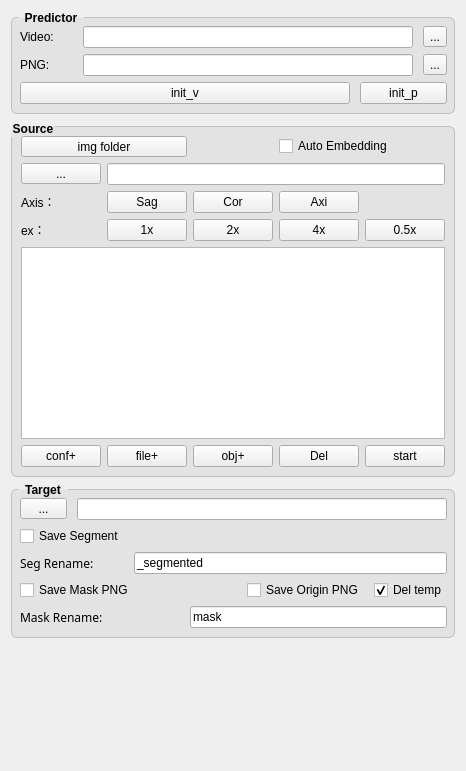
      <widget class="QWidget" name="Files">
       <attribute name="title">
        <string/>
       </attribute>
       <layout class="QVBoxLayout" name="verticalLayout">
        <property name="bottomMargin">
         <number>133</number>
        </property>
        <item>
         <widget class="QGroupBox" name="groupBox_10">
          <property name="sizePolicy">
           <sizepolicy hsizetype="Preferred" vsizetype="Expanding">
            <horstretch>0</horstretch>
            <verstretch>0</verstretch>
           </sizepolicy>
          </property>
          <property name="styleSheet">
           <string notr="true">QGroupBox {
    font: bold;
    border: 1px solid silver;
    border-radius: 6px;
    margin-top: 6px;
	background: #e3e3e3;
}

QGroupBox::title {
    subcontrol-origin: margin;
	subcontrol-position: top left;
    left: 7px;
    padding: 0px 5px 0px 5px;
	font-weight: bold;
}</string>
          </property>
          <property name="title">
           <string>Predictor</string>
          </property>
          <layout class="QHBoxLayout" name="horizontalLayout_8">
           <property name="spacing">
            <number>6</number>
           </property>
           <property name="leftMargin">
            <number>8</number>
           </property>
           <property name="topMargin">
            <number>8</number>
           </property>
           <property name="rightMargin">
            <number>7</number>
           </property>
           <item>
            <layout class="QGridLayout" name="gridLayout_8" columnstretch="1,5,1,0" rowminimumheight="1,1,0" columnminimumwidth="1,1,0,0">
             <property name="rightMargin">
              <number>0</number>
             </property>
             <property name="horizontalSpacing">
              <number>10</number>
             </property>
             <property name="verticalSpacing">
              <number>6</number>
             </property>
             <item row="0" column="3">
              <widget class="QToolButton" name="Button_choose_v_ck_path">
               <property name="sizePolicy">
                <sizepolicy hsizetype="Preferred" vsizetype="Fixed">
                 <horstretch>0</horstretch>
                 <verstretch>0</verstretch>
                </sizepolicy>
               </property>
               <property name="text">
                <string>...</string>
               </property>
              </widget>
             </item>
             <item row="1" column="3">
              <widget class="QToolButton" name="Button_choose_i_ck_path">
               <property name="sizePolicy">
                <sizepolicy hsizetype="Preferred" vsizetype="Fixed">
                 <horstretch>0</horstretch>
                 <verstretch>0</verstretch>
                </sizepolicy>
               </property>
               <property name="text">
                <string>...</string>
               </property>
              </widget>
             </item>
             <item row="0" column="1" colspan="2">
              <widget class="QLineEdit" name="lineEdit_v_ckp_path">
               <property name="sizePolicy">
                <sizepolicy hsizetype="Expanding" vsizetype="Expanding">
                 <horstretch>0</horstretch>
                 <verstretch>0</verstretch>
                </sizepolicy>
               </property>
              </widget>
             </item>
             <item row="0" column="0">
              <widget class="QLabel" name="label_5">
               <property name="text">
                <string>Video:</string>
               </property>
              </widget>
             </item>
             <item row="1" column="0">
              <widget class="QLabel" name="label">
               <property name="text">
                <string>PNG:</string>
               </property>
              </widget>
             </item>
             <item row="1" column="1" colspan="2">
              <widget class="QLineEdit" name="lineEdit_p_ckp_path">
               <property name="sizePolicy">
                <sizepolicy hsizetype="Expanding" vsizetype="Expanding">
                 <horstretch>0</horstretch>
                 <verstretch>0</verstretch>
                </sizepolicy>
               </property>
              </widget>
             </item>
             <item row="2" column="0" colspan="2">
              <widget class="QPushButton" name="Button_init_v">
               <property name="text">
                <string>init_v</string>
               </property>
              </widget>
             </item>
             <item row="2" column="2" colspan="2">
              <widget class="QPushButton" name="Button_init_p">
               <property name="text">
                <string>init_p</string>
               </property>
              </widget>
             </item>
            </layout>
           </item>
          </layout>
         </widget>
        </item>
        <item>
         <widget class="QGroupBox" name="groupBox">
          <property name="sizePolicy">
           <sizepolicy hsizetype="Expanding" vsizetype="Preferred">
            <horstretch>0</horstretch>
            <verstretch>1</verstretch>
           </sizepolicy>
          </property>
          <property name="styleSheet">
           <string notr="true">QGroupBox {
    font: bold;
    border: 1px solid silver;
    border-radius: 6px;
    margin-top: 6px;
	background: #e3e3e3;
}

</string>
          </property>
          <property name="title">
           <string>Source</string>
          </property>
          <property name="alignment">
           <set>Qt::AlignLeading|Qt::AlignLeft|Qt::AlignVCenter</set>
          </property>
          <property name="flat">
           <bool>false</bool>
          </property>
          <layout class="QGridLayout" name="gridLayout_4">
           <item row="1" column="0">
            <widget class="QToolButton" name="Button_SourceFiles">
             <property name="sizePolicy">
              <sizepolicy hsizetype="Preferred" vsizetype="Fixed">
               <horstretch>0</horstretch>
               <verstretch>0</verstretch>
              </sizepolicy>
             </property>
             <property name="text">
              <string>...</string>
             </property>
            </widget>
           </item>
           <item row="5" column="4">
            <widget class="QPushButton" name="Button_pro_files">
             <property name="sizePolicy">
              <sizepolicy hsizetype="Preferred" vsizetype="Fixed">
               <horstretch>0</horstretch>
               <verstretch>0</verstretch>
              </sizepolicy>
             </property>
             <property name="text">
              <string>start</string>
             </property>
            </widget>
           </item>
           <item row="5" column="0">
            <widget class="QPushButton" name="Button_conf">
             <property name="sizePolicy">
              <sizepolicy hsizetype="Preferred" vsizetype="Fixed">
               <horstretch>0</horstretch>
               <verstretch>0</verstretch>
              </sizepolicy>
             </property>
             <property name="text">
              <string>conf+</string>
             </property>
            </widget>
           </item>
           <item row="5" column="2">
            <widget class="QPushButton" name="Button_pmtAdd">
             <property name="sizePolicy">
              <sizepolicy hsizetype="Preferred" vsizetype="Fixed">
               <horstretch>0</horstretch>
               <verstretch>0</verstretch>
              </sizepolicy>
             </property>
             <property name="text">
              <string>obj+</string>
             </property>
            </widget>
           </item>
           <item row="2" column="1">
            <widget class="QPushButton" name="ButtonSag">
             <property name="sizePolicy">
              <sizepolicy hsizetype="Preferred" vsizetype="Preferred">
               <horstretch>0</horstretch>
               <verstretch>0</verstretch>
              </sizepolicy>
             </property>
             <property name="text">
              <string>Sag</string>
             </property>
            </widget>
           </item>
           <item row="0" column="0" colspan="2">
            <widget class="QToolButton" name="Button_SourceFiles_folder">
             <property name="sizePolicy">
              <sizepolicy hsizetype="Preferred" vsizetype="Preferred">
               <horstretch>0</horstretch>
               <verstretch>0</verstretch>
              </sizepolicy>
             </property>
             <property name="text">
              <string>img folder</string>
             </property>
            </widget>
           </item>
           <item row="3" column="0">
            <widget class="QLabel" name="label_4">
             <property name="text">
              <string>ex：</string>
             </property>
            </widget>
           </item>
           <item row="5" column="3">
            <widget class="QPushButton" name="Button_del">
             <property name="sizePolicy">
              <sizepolicy hsizetype="Preferred" vsizetype="Fixed">
               <horstretch>0</horstretch>
               <verstretch>0</verstretch>
              </sizepolicy>
             </property>
             <property name="text">
              <string>Del</string>
             </property>
            </widget>
           </item>
           <item row="5" column="1">
            <widget class="QPushButton" name="Button_fileAdd">
             <property name="sizePolicy">
              <sizepolicy hsizetype="Preferred" vsizetype="Fixed">
               <horstretch>0</horstretch>
               <verstretch>0</verstretch>
              </sizepolicy>
             </property>
             <property name="text">
              <string>file+</string>
             </property>
            </widget>
           </item>
           <item row="0" column="3" colspan="2">
            <widget class="QCheckBox" name="checkbox_auto_Embedding">
             <property name="sizePolicy">
              <sizepolicy hsizetype="Preferred" vsizetype="Fixed">
               <horstretch>0</horstretch>
               <verstretch>0</verstretch>
              </sizepolicy>
             </property>
             <property name="toolTip">
              <string>check this tool to calculate the file embedding, which will increase the segment speed a little.</string>
             </property>
             <property name="text">
              <string>Auto Embedding</string>
             </property>
            </widget>
           </item>
           <item row="3" column="4">
            <widget class="QPushButton" name="Button_Magnify_05x">
             <property name="sizePolicy">
              <sizepolicy hsizetype="Preferred" vsizetype="Fixed">
               <horstretch>0</horstretch>
               <verstretch>0</verstretch>
              </sizepolicy>
             </property>
             <property name="text">
              <string>0.5x</string>
             </property>
            </widget>
           </item>
           <item row="3" column="3">
            <widget class="QPushButton" name="Button_Magnify_4x">
             <property name="text">
              <string>4x</string>
             </property>
            </widget>
           </item>
           <item row="2" column="3">
            <widget class="QPushButton" name="ButtonAxi">
             <property name="sizePolicy">
              <sizepolicy hsizetype="Preferred" vsizetype="Fixed">
               <horstretch>0</horstretch>
               <verstretch>0</verstretch>
              </sizepolicy>
             </property>
             <property name="text">
              <string>Axi</string>
             </property>
            </widget>
           </item>
           <item row="2" column="0">
            <widget class="QLabel" name="label_2">
             <property name="text">
              <string>Axis：</string>
             </property>
            </widget>
           </item>
           <item row="4" column="0" colspan="5">
            <widget class="QTreeView" name="treeView_file_list">
             <property name="sizePolicy">
              <sizepolicy hsizetype="Preferred" vsizetype="Preferred">
               <horstretch>0</horstretch>
               <verstretch>0</verstretch>
              </sizepolicy>
             </property>
             <attribute name="headerDefaultSectionSize">
              <number>98</number>
             </attribute>
            </widget>
           </item>
           <item row="3" column="1">
            <widget class="QPushButton" name="Button_Magnify_1x">
             <property name="text">
              <string>1x</string>
             </property>
            </widget>
           </item>
           <item row="2" column="2">
            <widget class="QPushButton" name="ButtonCor">
             <property name="sizePolicy">
              <sizepolicy hsizetype="Preferred" vsizetype="Fixed">
               <horstretch>0</horstretch>
               <verstretch>0</verstretch>
              </sizepolicy>
             </property>
             <property name="text">
              <string>Cor</string>
             </property>
            </widget>
           </item>
           <item row="1" column="1" colspan="4">
            <widget class="QLineEdit" name="lineEdit_SourceFiles">
             <property name="sizePolicy">
              <sizepolicy hsizetype="Preferred" vsizetype="Fixed">
               <horstretch>0</horstretch>
               <verstretch>0</verstretch>
              </sizepolicy>
             </property>
            </widget>
           </item>
           <item row="3" column="2">
            <widget class="QPushButton" name="Button_Magnify_2x">
             <property name="text">
              <string>2x</string>
             </property>
            </widget>
           </item>
          </layout>
         </widget>
        </item>
        <item>
         <widget class="QGroupBox" name="groupBox_2">
          <property name="sizePolicy">
           <sizepolicy hsizetype="Preferred" vsizetype="Expanding">
            <horstretch>0</horstretch>
            <verstretch>0</verstretch>
           </sizepolicy>
          </property>
          <property name="styleSheet">
           <string notr="true">QGroupBox {
    font: bold;
    border: 1px solid silver;
    border-radius: 6px;
    margin-top: 6px;
	background: #e3e3e3;
}

QGroupBox::title {
    subcontrol-origin: margin;
	subcontrol-position: top left;
    left: 7px;
    padding: 0px 5px 0px 5px;
	font-weight: bold;
}</string>
          </property>
          <property name="title">
           <string>Target</string>
          </property>
          <layout class="QHBoxLayout" name="horizontalLayout_7">
           <property name="spacing">
            <number>6</number>
           </property>
           <property name="leftMargin">
            <number>8</number>
           </property>
           <property name="topMargin">
            <number>8</number>
           </property>
           <property name="rightMargin">
            <number>7</number>
           </property>
           <item>
            <layout class="QGridLayout" name="gridLayout">
             <property name="rightMargin">
              <number>0</number>
             </property>
             <property name="horizontalSpacing">
              <number>10</number>
             </property>
             <property name="verticalSpacing">
              <number>6</number>
             </property>
             <item row="0" column="0">
              <widget class="QToolButton" name="Button_TargetFiles">
               <property name="sizePolicy">
                <sizepolicy hsizetype="Preferred" vsizetype="Fixed">
                 <horstretch>0</horstretch>
                 <verstretch>0</verstretch>
                </sizepolicy>
               </property>
               <property name="text">
                <string>...</string>
               </property>
              </widget>
             </item>
             <item row="1" column="0" colspan="5">
              <widget class="QCheckBox" name="checkBox_save_segment">
               <property name="sizePolicy">
                <sizepolicy hsizetype="Preferred" vsizetype="Fixed">
                 <horstretch>0</horstretch>
                 <verstretch>0</verstretch>
                </sizepolicy>
               </property>
               <property name="text">
                <string>Save Segment</string>
               </property>
              </widget>
             </item>
             <item row="2" column="0" colspan="2">
              <widget class="QLabel" name="label_6">
               <property name="font">
                <font>
                 <family>Segoe UI,SF Pro,PingFang SC,Microsoft YaHei,sans-serif</family>
                 <pointsize>9</pointsize>
                 <weight>50</weight>
                 <bold>false</bold>
                </font>
               </property>
               <property name="text">
                <string>Seg Rename: </string>
               </property>
              </widget>
             </item>
             <item row="3" column="0" colspan="4">
              <widget class="QCheckBox" name="CheckBox_SavePNG">
               <property name="sizePolicy">
                <sizepolicy hsizetype="Preferred" vsizetype="Fixed">
                 <horstretch>0</horstretch>
                 <verstretch>0</verstretch>
                </sizepolicy>
               </property>
               <property name="text">
                <string>Save Mask PNG</string>
               </property>
              </widget>
             </item>
             <item row="3" column="4">
              <widget class="QCheckBox" name="checkBox_SaveOriginPNG">
               <property name="sizePolicy">
                <sizepolicy hsizetype="Preferred" vsizetype="Fixed">
                 <horstretch>0</horstretch>
                 <verstretch>0</verstretch>
                </sizepolicy>
               </property>
               <property name="text">
                <string>Save Origin PNG</string>
               </property>
              </widget>
             </item>
             <item row="3" column="5">
              <widget class="QCheckBox" name="checkBox_del_temp">
               <property name="sizePolicy">
                <sizepolicy hsizetype="Preferred" vsizetype="Fixed">
                 <horstretch>0</horstretch>
                 <verstretch>0</verstretch>
                </sizepolicy>
               </property>
               <property name="toolTip">
                <string>delete template file,when work out.</string>
               </property>
               <property name="text">
                <string>Del temp</string>
               </property>
               <property name="checked">
                <bool>true</bool>
               </property>
              </widget>
             </item>
             <item row="4" column="0" colspan="3">
              <widget class="QLabel" name="label_3">
               <property name="font">
                <font>
                 <family>Segoe UI,SF Pro,PingFang SC,Microsoft YaHei,sans-serif</family>
                 <pointsize>9</pointsize>
                 <weight>50</weight>
                 <bold>false</bold>
                </font>
               </property>
               <property name="text">
                <string>Mask Rename: </string>
               </property>
              </widget>
             </item>
             <item row="4" column="3" colspan="3">
              <widget class="QLineEdit" name="Rename">
               <property name="text">
                <string>mask</string>
               </property>
              </widget>
             </item>
             <item row="2" column="2" colspan="4">
              <widget class="QLineEdit" name="Rename_2">
               <property name="text">
                <string>_segmented</string>
               </property>
              </widget>
             </item>
             <item row="0" column="1" colspan="5">
              <widget class="QLineEdit" name="lineEdit_TargetFiles">
               <property name="sizePolicy">
                <sizepolicy hsizetype="Expanding" vsizetype="Expanding">
                 <horstretch>0</horstretch>
                 <verstretch>0</verstretch>
                </sizepolicy>
               </property>
              </widget>
             </item>
            </layout>
           </item>
          </layout>
         </widget>
        </item>
       </layout>
      </widget>
